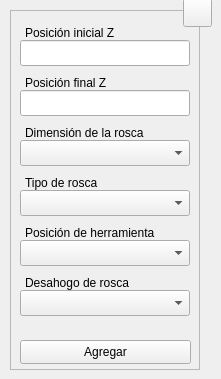
  <widget class="QWidget" name="centralwidget">
   <widget class="QFrame" name="frame">
    <property name="geometry">
     <rect>
      <x>10</x>
      <y>10</y>
      <width>190</width>
      <height>360</height>
     </rect>
    </property>
    <property name="sizePolicy">
     <sizepolicy hsizetype="Fixed" vsizetype="Fixed">
      <horstretch>0</horstretch>
      <verstretch>0</verstretch>
     </sizepolicy>
    </property>
    <property name="minimumSize">
     <size>
      <width>190</width>
      <height>360</height>
     </size>
    </property>
    <property name="maximumSize">
     <size>
      <width>190</width>
      <height>360</height>
     </size>
    </property>
    <property name="frameShape">
     <enum>QFrame::StyledPanel</enum>
    </property>
    <property name="frameShadow">
     <enum>QFrame::Raised</enum>
    </property>
    <widget class="QLineEdit" name="tbx_zin">
     <property name="geometry">
      <rect>
       <x>10</x>
       <y>30</y>
       <width>170</width>
       <height>26</height>
      </rect>
     </property>
     <property name="minimumSize">
      <size>
       <width>170</width>
       <height>0</height>
      </size>
     </property>
     <property name="maximumSize">
      <size>
       <width>170</width>
       <height>16777215</height>
      </size>
     </property>
     <property name="toolTip">
      <string>Digite la posición inicial de la rosca en el eje Z</string>
     </property>
     <property name="statusTip">
      <string/>
     </property>
     <property name="alignment">
      <set>Qt::AlignCenter</set>
     </property>
     <property name="placeholderText">
      <string/>
     </property>
    </widget>
    <widget class="QLabel" name="lbl_zin">
     <property name="enabled">
      <bool>true</bool>
     </property>
     <property name="geometry">
      <rect>
       <x>15</x>
       <y>10</y>
       <width>101</width>
       <height>26</height>
      </rect>
     </property>
     <property name="text">
      <string>Posición inicial Z</string>
     </property>
     <property name="buddy">
      <cstring>lbl_zin</cstring>
     </property>
    </widget>
    <widget class="QPushButton" name="btn_save">
     <property name="geometry">
      <rect>
       <x>10</x>
       <y>330</y>
       <width>171</width>
       <height>24</height>
      </rect>
     </property>
     <property name="sizePolicy">
      <sizepolicy hsizetype="Expanding" vsizetype="Expanding">
       <horstretch>0</horstretch>
       <verstretch>0</verstretch>
      </sizepolicy>
     </property>
     <property name="minimumSize">
      <size>
       <width>88</width>
       <height>0</height>
      </size>
     </property>
     <property name="toolTip">
      <string>Agregar los datos al programa CNC</string>
     </property>
     <property name="statusTip">
      <string/>
     </property>
     <property name="text">
      <string>Agregar</string>
     </property>
     <property name="shortcut">
      <string>Ctrl+S</string>
     </property>
     <property name="autoDefault">
      <bool>true</bool>
     </property>
    </widget>
    <widget class="QLabel" name="lbl_thd">
     <property name="enabled">
      <bool>true</bool>
     </property>
     <property name="geometry">
      <rect>
       <x>15</x>
       <y>110</y>
       <width>127</width>
       <height>26</height>
      </rect>
     </property>
     <property name="text">
      <string>Dimensión de la rosca</string>
     </property>
     <property name="buddy">
      <cstring>lbl_thd</cstring>
     </property>
    </widget>
    <widget class="QLabel" name="lbl_znd">
     <property name="enabled">
      <bool>true</bool>
     </property>
     <property name="geometry">
      <rect>
       <x>15</x>
       <y>60</y>
       <width>92</width>
       <height>26</height>
      </rect>
     </property>
     <property name="text">
      <string>Posición final Z</string>
     </property>
     <property name="buddy">
      <cstring>lbl_znd</cstring>
     </property>
    </widget>
    <widget class="QLineEdit" name="tbx_znd">
     <property name="geometry">
      <rect>
       <x>10</x>
       <y>80</y>
       <width>170</width>
       <height>26</height>
      </rect>
     </property>
     <property name="minimumSize">
      <size>
       <width>170</width>
       <height>0</height>
      </size>
     </property>
     <property name="maximumSize">
      <size>
       <width>170</width>
       <height>16777215</height>
      </size>
     </property>
     <property name="toolTip">
      <string>Digite la posición final de la rosca en el eje Z</string>
     </property>
     <property name="statusTip">
      <string/>
     </property>
     <property name="alignment">
      <set>Qt::AlignCenter</set>
     </property>
     <property name="placeholderText">
      <string/>
     </property>
    </widget>
    <widget class="QComboBox" name="cbx_thd">
     <property name="geometry">
      <rect>
       <x>10</x>
       <y>130</y>
       <width>170</width>
       <height>26</height>
      </rect>
     </property>
     <property name="minimumSize">
      <size>
       <width>170</width>
       <height>26</height>
      </size>
     </property>
     <property name="maximumSize">
      <size>
       <width>170</width>
       <height>16777215</height>
      </size>
     </property>
     <property name="toolTip">
      <string>Seleccione la dimensión de la rosca</string>
     </property>
    </widget>
    <widget class="QComboBox" name="cbx_pos">
     <property name="geometry">
      <rect>
       <x>10</x>
       <y>230</y>
       <width>170</width>
       <height>26</height>
      </rect>
     </property>
     <property name="minimumSize">
      <size>
       <width>170</width>
       <height>26</height>
      </size>
     </property>
     <property name="maximumSize">
      <size>
       <width>170</width>
       <height>16777215</height>
      </size>
     </property>
     <property name="toolTip">
      <string>Seleccione la posición de la herramienta</string>
     </property>
    </widget>
    <widget class="QLabel" name="lbl_pos">
     <property name="enabled">
      <bool>true</bool>
     </property>
     <property name="geometry">
      <rect>
       <x>15</x>
       <y>210</y>
       <width>139</width>
       <height>26</height>
      </rect>
     </property>
     <property name="text">
      <string>Posición de herramienta</string>
     </property>
     <property name="buddy">
      <cstring>lbl_thd</cstring>
     </property>
    </widget>
    <widget class="QComboBox" name="cbx_typ">
     <property name="geometry">
      <rect>
       <x>10</x>
       <y>180</y>
       <width>170</width>
       <height>26</height>
      </rect>
     </property>
     <property name="minimumSize">
      <size>
       <width>170</width>
       <height>26</height>
      </size>
     </property>
     <property name="maximumSize">
      <size>
       <width>170</width>
       <height>16777215</height>
      </size>
     </property>
     <property name="toolTip">
      <string>Seleccione si la rosca es de tipo externa o interna</string>
     </property>
    </widget>
    <widget class="QLabel" name="lbl_typ">
     <property name="enabled">
      <bool>true</bool>
     </property>
     <property name="geometry">
      <rect>
       <x>15</x>
       <y>160</y>
       <width>81</width>
       <height>26</height>
      </rect>
     </property>
     <property name="text">
      <string>Tipo de rosca</string>
     </property>
     <property name="buddy">
      <cstring>lbl_thd</cstring>
     </property>
    </widget>
    <widget class="QComboBox" name="cbx_rgh">
     <property name="geometry">
      <rect>
       <x>10</x>
       <y>280</y>
       <width>170</width>
       <height>26</height>
      </rect>
     </property>
     <property name="minimumSize">
      <size>
       <width>170</width>
       <height>26</height>
      </size>
     </property>
     <property name="maximumSize">
      <size>
       <width>170</width>
       <height>16777215</height>
      </size>
     </property>
     <property name="toolTip">
      <string>Seleccione si se requiere desahogo de la rosca (corte inicial)</string>
     </property>
    </widget>
    <widget class="QLabel" name="lbl_rgh">
     <property name="enabled">
      <bool>true</bool>
     </property>
     <property name="geometry">
      <rect>
       <x>15</x>
       <y>260</y>
       <width>112</width>
       <height>26</height>
      </rect>
     </property>
     <property name="text">
      <string>Desahogo de rosca</string>
     </property>
     <property name="buddy">
      <cstring>lbl_thd</cstring>
     </property>
    </widget>
    <zorder>tbx_zin</zorder>
    <zorder>lbl_zin</zorder>
    <zorder>btn_save</zorder>
    <zorder>tbx_znd</zorder>
    <zorder>cbx_thd</zorder>
    <zorder>lbl_znd</zorder>
    <zorder>lbl_thd</zorder>
    <zorder>cbx_pos</zorder>
    <zorder>lbl_pos</zorder>
    <zorder>cbx_typ</zorder>
    <zorder>lbl_typ</zorder>
    <zorder>cbx_rgh</zorder>
    <zorder>lbl_rgh</zorder>
   </widget>
   <widget class="QToolButton" name="btn_help">
    <property name="geometry">
     <rect>
      <x>183</x>
      <y>-2</y>
      <width>29</width>
      <height>29</height>
     </rect>
    </property>
    <property name="font">
     <font>
      <pointsize>20</pointsize>
      <bold>true</bold>
     </font>
    </property>
    <property name="text">
     <string/>
    </property>
    <property name="icon">
     <iconset resource="../../resources/resources.qrc">
      <normaloff>:/icons/question.png</normaloff>:/icons/question.png</iconset>
    </property>
    <property name="iconSize">
     <size>
      <width>20</width>
      <height>20</height>
     </size>
    </property>
    <property name="shortcut">
     <string>F1</string>
    </property>
   </widget>
  </widget>
